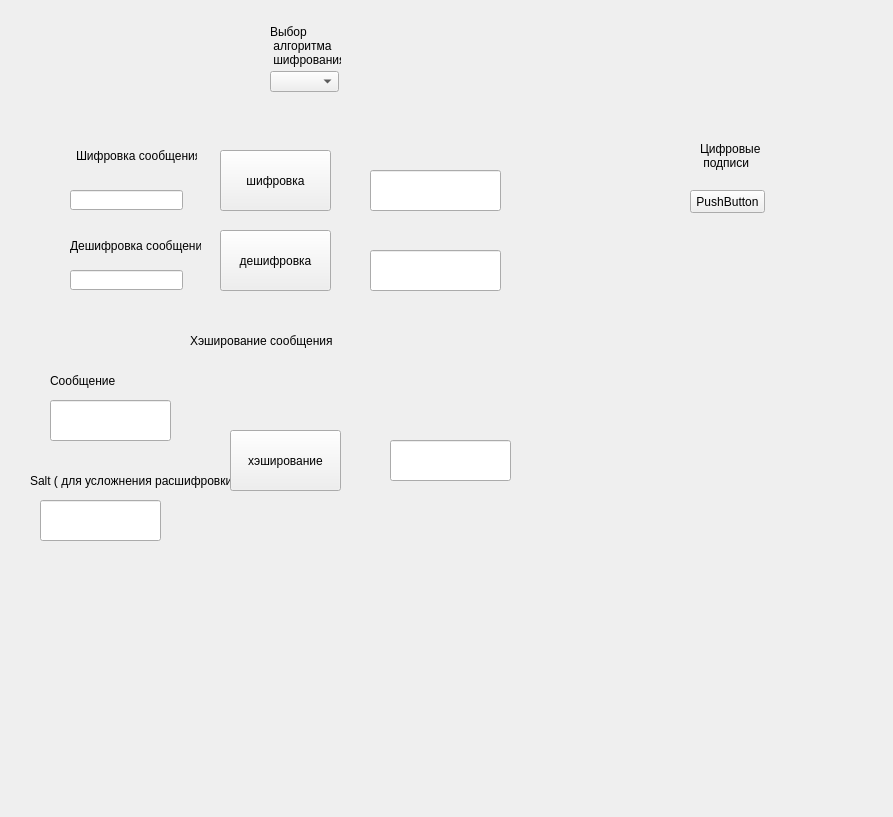
<?xml version="1.0" encoding="UTF-8"?>
<ui version="4.0">
 <class>MainWindow</class>
 <widget class="QMainWindow" name="MainWindow">
  <property name="geometry">
   <rect>
    <x>0</x>
    <y>0</y>
    <width>893</width>
    <height>817</height>
   </rect>
  </property>
  <property name="windowTitle">
   <string>Dialog</string>
  </property>
  <widget class="QPushButton" name="pushButton">
   <property name="geometry">
    <rect>
     <x>220</x>
     <y>150</y>
     <width>111</width>
     <height>61</height>
    </rect>
   </property>
   <property name="text">
    <string>шифровка</string>
   </property>
  </widget>
  <widget class="QLineEdit" name="lineEdit">
   <property name="geometry">
    <rect>
     <x>70</x>
     <y>190</y>
     <width>113</width>
     <height>20</height>
    </rect>
   </property>
  </widget>
  <widget class="QLabel" name="label">
   <property name="geometry">
    <rect>
     <x>76</x>
     <y>120</y>
     <width>121</width>
     <height>71</height>
    </rect>
   </property>
   <property name="text">
    <string>Шифровка сообщения</string>
   </property>
  </widget>
  <widget class="QPushButton" name="pushButton_2">
   <property name="geometry">
    <rect>
     <x>220</x>
     <y>230</y>
     <width>111</width>
     <height>61</height>
    </rect>
   </property>
   <property name="text">
    <string>дешифровка</string>
   </property>
  </widget>
  <widget class="QLabel" name="label_2">
   <property name="geometry">
    <rect>
     <x>70</x>
     <y>230</y>
     <width>131</width>
     <height>31</height>
    </rect>
   </property>
   <property name="text">
    <string>Дешифровка сообщения</string>
   </property>
  </widget>
  <widget class="QLineEdit" name="lineEdit_2">
   <property name="geometry">
    <rect>
     <x>70</x>
     <y>270</y>
     <width>113</width>
     <height>20</height>
    </rect>
   </property>
  </widget>
  <widget class="QLineEdit" name="lineEdit_3">
   <property name="geometry">
    <rect>
     <x>370</x>
     <y>170</y>
     <width>131</width>
     <height>41</height>
    </rect>
   </property>
  </widget>
  <widget class="QLineEdit" name="lineEdit_4">
   <property name="geometry">
    <rect>
     <x>370</x>
     <y>250</y>
     <width>131</width>
     <height>41</height>
    </rect>
   </property>
  </widget>
  <widget class="QLabel" name="label_4">
   <property name="geometry">
    <rect>
     <x>700</x>
     <y>130</y>
     <width>61</width>
     <height>51</height>
    </rect>
   </property>
   <property name="text">
    <string>Цифровые
 подписи</string>
   </property>
  </widget>
  <widget class="QPushButton" name="pushButton_3">
   <property name="geometry">
    <rect>
     <x>690</x>
     <y>190</y>
     <width>75</width>
     <height>23</height>
    </rect>
   </property>
   <property name="text">
    <string>PushButton</string>
   </property>
  </widget>
  <widget class="QLabel" name="label_5">
   <property name="geometry">
    <rect>
     <x>190</x>
     <y>330</y>
     <width>161</width>
     <height>21</height>
    </rect>
   </property>
   <property name="text">
    <string>Хэширование сообщения</string>
   </property>
  </widget>
  <widget class="QLineEdit" name="lineEdit_6">
   <property name="geometry">
    <rect>
     <x>50</x>
     <y>400</y>
     <width>121</width>
     <height>41</height>
    </rect>
   </property>
  </widget>
  <widget class="QComboBox" name="comboBox">
   <property name="geometry">
    <rect>
     <x>270</x>
     <y>71</y>
     <width>69</width>
     <height>21</height>
    </rect>
   </property>
  </widget>
  <widget class="QLabel" name="label_3">
   <property name="geometry">
    <rect>
     <x>270</x>
     <y>20</y>
     <width>71</width>
     <height>51</height>
    </rect>
   </property>
   <property name="text">
    <string>Выбор
 алгоритма
 шифрования</string>
   </property>
  </widget>
  <widget class="QLineEdit" name="lineEdit_7">
   <property name="geometry">
    <rect>
     <x>390</x>
     <y>440</y>
     <width>121</width>
     <height>41</height>
    </rect>
   </property>
  </widget>
  <widget class="QLineEdit" name="lineEdit_9">
   <property name="geometry">
    <rect>
     <x>40</x>
     <y>500</y>
     <width>121</width>
     <height>41</height>
    </rect>
   </property>
  </widget>
  <widget class="QLabel" name="label_6">
   <property name="geometry">
    <rect>
     <x>50</x>
     <y>370</y>
     <width>161</width>
     <height>21</height>
    </rect>
   </property>
   <property name="text">
    <string>Сообщение</string>
   </property>
  </widget>
  <widget class="QLabel" name="label_8">
   <property name="geometry">
    <rect>
     <x>30</x>
     <y>470</y>
     <width>201</width>
     <height>21</height>
    </rect>
   </property>
   <property name="text">
    <string>Salt ( для усложнения расшифровки )</string>
   </property>
  </widget>
  <widget class="QPushButton" name="pushButton_5">
   <property name="geometry">
    <rect>
     <x>230</x>
     <y>430</y>
     <width>111</width>
     <height>61</height>
    </rect>
   </property>
   <property name="text">
    <string>хэширование</string>
   </property>
  </widget>
 </widget>
 <resources/>
 <connections/>
</ui>
